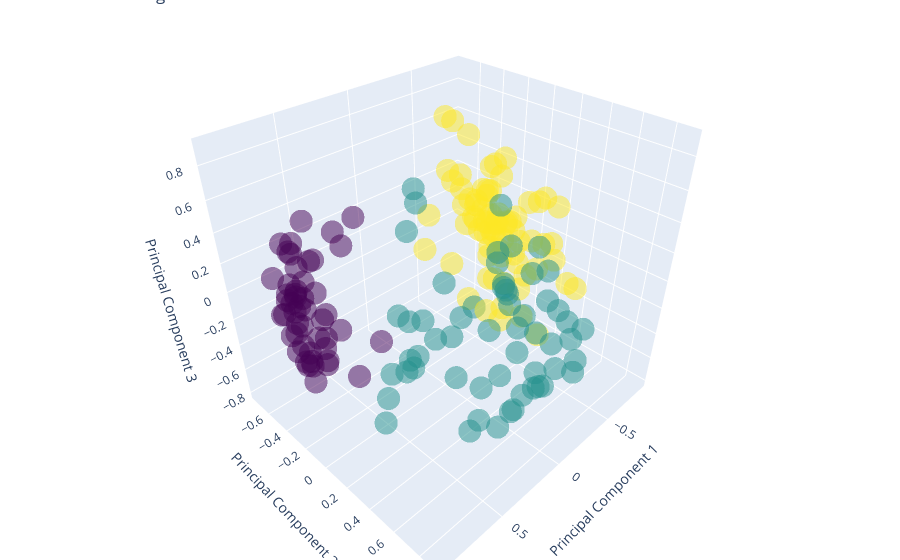

Notebook cell for this chart:
### Code cell
import plotly.graph_objects as go
from sklearn.decomposition import PCA

cluster_assignments = np.array([som.winner(x) for x in data_normalized]).T

# Visualize clusters using PCA for dimensionality reduction
pca = PCA(n_components=3)  # Use 3 principal components for 3D visualization
X_pca = pca.fit_transform(data_normalized)

# Create a 3D scatter plot using Plotly
fig = go.Figure()

fig.add_trace(go.Scatter3d(
    x=X_pca[:, 0],
    y=X_pca[:, 1],
    z=X_pca[:, 2],
    mode='markers',
    marker=dict(color=cluster_assignments[0], colorscale='viridis', opacity=0.5),
    text='Cluster Assignments'
))

fig.update_layout(scene=dict(
                    xaxis_title='Principal Component 1',
                    yaxis_title='Principal Component 2',
                    zaxis_title='Principal Component 3'),
                  title='SOM Clustering 3D Visualization',
                  margin=dict(l=0, r=0, b=0, t=0))

fig.show()

### Figure 1 — Plotly figure (JSON) as saved in the notebook; plotly's stock layout.template omitted (floating-point values rounded to 4 significant figures; data arrays with more than 128 entries replaced by an {"elided": "..."} marker saying what was removed)
{"data": [{"marker": {"color": {"elided": "178 int values"}, "colorscale": [[0, "#440154"], [0.1111, "#482878"], [0.2222, "#3e4989"], [0.3333, "#31688e"], [0.4444, "#26828e"], [0.5556, "#1f9e89"], [0.6667, "#35b779"], [0.7778, "#6ece58"], [0.8889, "#b5de2b"], [1, "#fde725"]], "opacity": 0.5}, "mode": "markers", "text": "Cluster Assignments", "type": "scatter3d", "x": {"elided": "178 float values"}, "y": {"elided": "178 float values"}, "z": {"elided": "178 float values"}}], "layout": {"margin": {"b": 0, "l": 0, "r": 0, "t": 0}, "scene": {"xaxis": {"title": {"text": "Principal Component 1"}}, "yaxis": {"title": {"text": "Principal Component 2"}}, "zaxis": {"title": {"text": "Principal Component 3"}}}, "title": {"text": "SOM Clustering 3D Visualization"}}}
